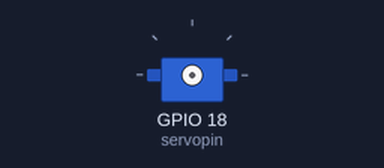
Bench run of a program on a simulated Raspberry Pi (BCM pin numbers). Shown: servo. Servo angles are drawn from the pulse width (0.5 ms = 0°, 2.5 ms = 180°). At 6.4 s the program stops and its outputs stay as they are.

Above: at 0.1 s.
At 3.23 s:
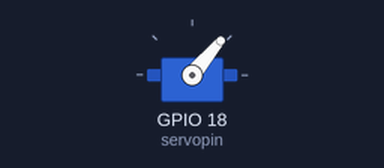
At 4.77 s:
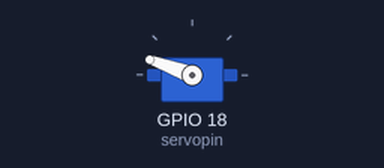
At 6.3 s:
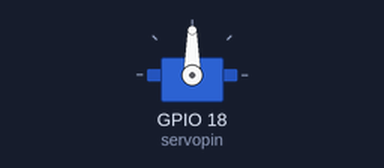
Timing chart, 0 to 7.8 s (numbered marks = the images above):
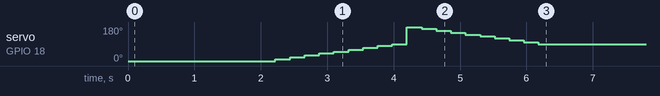

The program:

gear2.py
```python
#!/usr/bin/env python
# encoding: utf-8

#!/usr/bin/env python


import RPi.GPIO as GPIO
import time
import signal
import atexit

atexit.register(GPIO.cleanup)

servopin = 18
GPIO.setmode(GPIO.BCM)
GPIO.setup(servopin, GPIO.OUT, initial=False)
p = GPIO.PWM(servopin,50) #50HZ
p.start(0)
time.sleep(2)


def set_angle(angle):
  j = 0
  for i in range(0,180,10):
    p.ChangeDutyCycle(2.5+10 * i / 180) #设置转动角度
    time.sleep(0.02)                      #等该20ms周期结束
    p.ChangeDutyCycle(0)                  #归零信号
    time.sleep(0.2)
    j = j +  10
    if j > angle :
        break
  k = 180
  for i in range(180,0,-10):
    p.ChangeDutyCycle(2.5+10 * i / 180) #设置转动角度
    time.sleep(0.02)
    p.ChangeDutyCycle(0)
    time.sleep(0.2)
    k = k - 10
    if k < (180-angle):
        break
set_angle(90)
```

Measured:
- by itself, servo on GPIO 18 (servopin): rises from 0° to 180° in 2.0 s, then falls to 90° in 2.0 s
